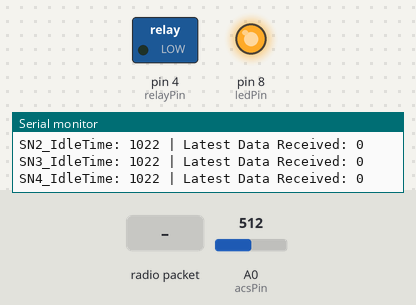
The sketch below on a simulated Arduino Uno, built with avr-gcc and run on an emulated ATmega328P. Parts: switched loads named in the sketch (green lamp = pin HIGH), output pins drawn as LEDs (lit = HIGH), the last lines printed to the serial monitor. Inputs (shaded band) come from the test bench; at power-on: A0 (acsPin) = 512. No radio packets arrive unless stated; pins used as bus, display or sensor lines are not drawn.

Above: at 1.8 s.
1.9 s: radio packet "NO" arrives
At 2.09 s:
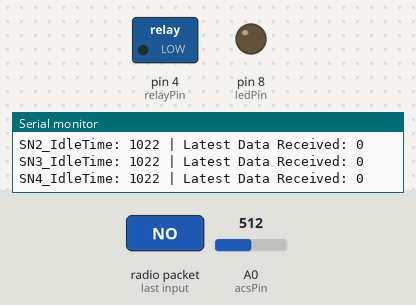
3.6 s: radio packet "1" arrives
At 5.7 s:
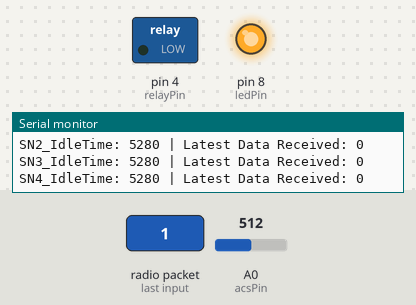
Timing chart, 0 to 7.2 s (numbered marks = the images above; inputs shaded):
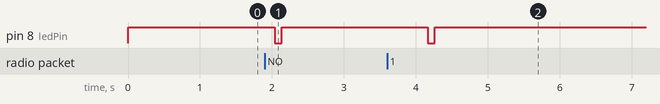

The sketch:

base_actuator_node.ino
```cpp
// LIBRARIES
#include <nRF24L01.h>
#include <RF24.h>
#include <SPI.h>

// NRF24L01
RF24 radio(9, 10); //create object to control and communicate with nRF24L01

// ADDRESSES
const uint64_t rAddress[] = {
                                0xF0F0F0F0A1LL, // camera node
                                0xF0F0F0F0A2LL, // remote node
                                0xF0F0F0F0A3LL, // actuator node 1
                            };
const uint64_t wAddress[] = {
                                0xF0F0F0F0B1LL, // camera node
                                0xF0F0F0F0B2LL, // remote node
                                0xB00B1E50FFLL, // actuator node 1
                                0xF0F0F0F0B4LL, // actuator node 2
                                0xF0F0F0F0B5LL, // actuator node 3
                                0xF0F0F0F0B6LL, // actuator node 4
                            };

// --ACTUATOR NODE--
// PIN CONNECTIONS
const int relayPin = 4; //relay on digital pin 4
const int ledPin = 8; //LED on digital pin 8
const int acsPin = A0; //ACS712 on analog pin 0

// ACS712 CURRENT SENSOR
int mVperAmp = 100; // use 185 for 10A Module, 100 for 20A Module, and 66 for 30A Module
double voltage = 0;
double vRMS = 0;
double ampsRMS = 0;
double acsThresholdValue = 0.16; //used for determining whether the device is on or off.

// INITIALIZE VARIABLES
int relayStatus = 0; //store value of relay here
byte payload = 0;

const long minIdleTime = 60000; // if room idle time reached 2 mins, ask the camera for verification
unsigned long currentMillis; // time counter

// --SENSOR NODE--
int sn1 = 0; //store the latest data received from sensor node 1
unsigned long sn1_previousMillis; //store last time sensor node 1 sent 0;
unsigned long sn1_idleTime; //store the idle time of sensor node 1
int sn2 = 0;
unsigned long sn2_previousMillis;
unsigned long sn2_idleTime;
int sn3 = 0;
unsigned long sn3_previousMillis;
unsigned long sn3_idleTime;
int sn4 = 0;
unsigned long sn4_previousMillis;
unsigned long sn4_idleTime;

void setup(void){
    Serial.begin(115200);

    // setup NRF24L01
    SPI.begin(); //start SPI communication
    radio.begin();
    radio.openReadingPipe(1,rAddress[0]); // from camera node
    radio.openReadingPipe(2,rAddress[1]); // from remote node
    radio.openReadingPipe(3,rAddress[2]); // from actuator node 1
    radio.startListening();

    // setup i/o pins
    pinMode(relayPin, OUTPUT);
    pinMode(ledPin, OUTPUT);
    pinMode(acsPin, INPUT);

    // set LED on
    digitalWrite(ledPin, HIGH);

	// ask the camera if room is occupied
    // for some reason, the camera doesn't respond the first time it received a message
    radio.stopListening();
    radio.enableDynamicPayloads();
    const char text[] = "Occupied?";
    radio.openWritingPipe(wAddress[0]);
    radio.write(text, sizeof(text));
    Serial.print("To Camera: ");
    Serial.println(text);
    radio.disableDynamicPayloads();
    radio.startListening();
}

void loop(void){
    currentMillis = millis(); // get total running time starting from the time the program started
    byte pipeNum = 0; //variable to hold which reading pipe sent data
    byte gotByte = 0; //used to store payload from transmit module

    if (radio.available(&pipeNum)) {
        // check which pipe the data came from
        if (pipeNum == 1){  // if data came from camera node
            blinkLed();
            updateAllIdleTime();

            radio.enableDynamicPayloads(); // used to enable sending this kind of message
            // if camera responds, receive its message
            char receivedMessage[32] = {0};
            radio.read(receivedMessage, sizeof(receivedMessage));
            Serial.print("From Camera: ");
            Serial.println(receivedMessage);
            String stringMessage(receivedMessage);
            radio.disableDynamicPayloads();

            // if the camera did not detect any human presence, the room is empty
            if(stringMessage == "NO"){
                Serial.println("Sending signal to all actuator nodes to turn off");
                //turn off all actuator nodes
                payload = 2;
                sendData(3, payload); // actuator node 1
                sendData(4, payload); // actuator node 2
                sendData(5, payload); // actuator node 3
                sendData(6, payload); // actuator node 4

                // actuator node 5
                // get AC current reading
                voltage = getVVP();
                vRMS = (voltage/2.0) *0.707;  //root 2 is 0.707
                ampsRMS = (vRMS * 1000)/mVperAmp;

                // if there is current flowing, the device is turned on. Thus, trigger the relay.
                if(ampsRMS > acsThresholdValue){
                    relayStatus = digitalRead(relayPin);
                    if(relayStatus == HIGH){
                        digitalWrite(relayPin, LOW);
                    } else {
                        digitalWrite(relayPin, HIGH);
                    }
                }
            }
        } else if (pipeNum == 2){ // if data came from remote node
            blinkLed();
            updateAllIdleTime();

            //read one byte of data and store it in gotByte variable
            radio.read( &gotByte, 1 );

            Serial.print("Remote node sent :");
            Serial.println(gotByte);

            payload = 1;
            if (gotByte == 1){
                Serial.println("Sending signal to actuator node 1 to turn off");
                sendData(3, payload); // actuator node 1
            } else if (gotByte == 2){
                Serial.println("Sending signal to actuator node 2 to turn off");
                sendData(4, payload); // actuator node 2
            } else if (gotByte == 3){
                Serial.println("Sending signal to actuator node 3 to turn off");
                sendData(5, payload); // actuator node 3
            } else if (gotByte == 4){
                Serial.println("Sending signal to actuator node 4 to turn off");
                sendData(6, payload); // actuator node 4
            } else if (gotByte == 5){
                Serial.println("This actuator node will turn off");
                // trigger the relay of this node.
                relayStatus = digitalRead(relayPin);
                if(relayStatus == HIGH){
                    digitalWrite(relayPin, LOW);
                } else {
                    digitalWrite(relayPin, HIGH);
                }
            } else {
                // It should not reach here, in theory
            }
        } else if (pipeNum == 3){ // if data came from actuator node 1
            //read one byte of data and store it in gotByte variable
            radio.read( &gotByte, 1 );

            Serial.print("Received: ");
            Serial.println(gotByte);

            // possible contents of payload - 10, 11, 20, 21, 30, 31, 40, 41
            int sensorNodeId = gotByte / 10;
            int sensorNodeStatus = gotByte % 10;

            // change the status of the specific sensor node
            // Sensor Node 1
            if(sensorNodeId == 1){
                sn1 = sensorNodeStatus;
                if(sensorNodeStatus == 0){
                    sn1_idleTime = updateIdleTime(sn1_previousMillis);
                } else {
                    sn1_previousMillis = currentMillis;
                    sn1_idleTime = updateIdleTime(sn1_previousMillis);
                }
            } else {
                sn1_idleTime = updateIdleTime(sn1_previousMillis);
            }

            // Sensor Node 2
            if(sensorNodeId == 2){
                sn2 = sensorNodeStatus;
                if(sensorNodeStatus == 0){
                    sn2_idleTime = updateIdleTime(sn2_previousMillis);
                } else {
                    sn2_previousMillis = currentMillis;
                    sn2_idleTime = updateIdleTime(sn2_previousMillis);
                }
            } else {
                sn2_idleTime = updateIdleTime(sn2_previousMillis);
            }

            // Sensor Node 3
            if(sensorNodeId == 3){
                sn3 = sensorNodeStatus;
                if(sensorNodeStatus == 0){
                    sn3_idleTime = updateIdleTime(sn3_previousMillis);
                } else {
                    sn3_previousMillis = currentMillis;
                    sn3_idleTime = updateIdleTime(sn3_previousMillis);
                }
            } else {
                sn3_idleTime = updateIdleTime(sn3_previousMillis);
            }

            // Sensor Node 4
            if(sensorNodeId == 4) {
                sn4 = sensorNodeStatus;
                if(sensorNodeStatus == 0){
                    sn4_idleTime = updateIdleTime(sn4_previousMillis);
                } else {
                    sn4_previousMillis = currentMillis;
                    sn4_idleTime = updateIdleTime(sn4_previousMillis);
                }
            } else{ // if received data is from other node
                sn4_idleTime = updateIdleTime(sn4_previousMillis);
            }
        } else {
            // It should not reach here, in theory
        }
    } else { // if no data is received, still update the idle time of the sensor nodes
        updateAllIdleTime();
    }

    Serial.println("=========================================================");
    Serial.print("Timer :");
    Serial.println(currentMillis);
    printStatus("SN1", sn1_idleTime, sn1);
    printStatus("SN2", sn2_idleTime, sn2);
    printStatus("SN3", sn3_idleTime, sn3);
    printStatus("SN4", sn4_idleTime, sn4);

    if(sn1_idleTime > minIdleTime && sn2_idleTime > minIdleTime && sn3_idleTime > minIdleTime && sn4_idleTime > minIdleTime){
        // ask the camera if room is occupied
        radio.stopListening();
        radio.enableDynamicPayloads();
        const char text[] = "Occupied?";
        radio.openWritingPipe(wAddress[0]);
        radio.write(text, sizeof(text));
        Serial.print("To Camera: ");
        Serial.println(text);
        radio.disableDynamicPayloads();
        radio.startListening();

        // reset all sensor node's the idle time
        sn1_previousMillis = currentMillis;
        sn2_previousMillis = currentMillis;
        sn3_previousMillis = currentMillis;
        sn4_previousMillis = currentMillis;
    }

    delay(1000);
}

float getVVP(){
    float result;
    float acsValue;
    int maxValue = 0;
    int minValue = 1024;

    uint32_t start_time = millis();
    while((millis() - start_time) < 1000) // get sample for 1 second
    {
        acsValue = analogRead(acsPin);
        if(acsValue > maxValue){
            maxValue = acsValue;
        }
        if(acsValue < minValue){
            minValue = acsValue;
        }
    }
    result = ((maxValue - minValue) * 5.0) / 1024;

    return result;
}

void printStatus(String sensorNode, unsigned long idleTime, int data)
{
  Serial.print(sensorNode);
  Serial.print("_IdleTime: ");
  Serial.print(idleTime);
  Serial.print(" | Latest Data Received: ");
  Serial.println(data);
}

void blinkLed(){
    //blink led showing data sent status
    digitalWrite(ledPin, LOW);
    delay(100);
    digitalWrite(ledPin, HIGH);
}

unsigned long updateIdleTime(unsigned long prevMillis){
  unsigned long idleTime = 0;
  idleTime = currentMillis - prevMillis; //update the idle time
  return idleTime;
}

void updateAllIdleTime(){
    // Sensor Node 1
    if(sn1 == 0){ //check if latest received data is no motion
        sn1_idleTime = updateIdleTime(sn1_previousMillis);
    }
    else{ //if latest received data is 1
        sn1_previousMillis = currentMillis;
        sn1_idleTime = updateIdleTime(sn1_previousMillis);
    }

    // Sensor Node 2
    if(sn2 == 0){
        sn2_idleTime = updateIdleTime(sn2_previousMillis);
    }
    else{
        sn2_previousMillis = currentMillis;
        sn2_idleTime = updateIdleTime(sn2_previousMillis);
    }

    // Sensor Node 3
    if(sn3 == 0){
        sn3_idleTime = updateIdleTime(sn3_previousMillis);
    }
    else{
        sn3_previousMillis = currentMillis;
        sn3_idleTime = updateIdleTime(sn3_previousMillis);
    }

    // Sensor Node 4
    if(sn4 == 0){
        sn4_idleTime = updateIdleTime(sn4_previousMillis);
    }
    else{
        sn4_previousMillis = currentMillis;
        sn4_idleTime = updateIdleTime(sn4_previousMillis);
    }
}

void sendData(byte pipeNumber, byte payload){
    radio.stopListening();
    radio.openWritingPipe(wAddress[pipeNumber - 1]);
    radio.write(&payload, 1);
    radio.startListening();
}
```

Measured:
- after the input at 1.9 s, pin 8 (ledPin): HIGH → LOW after 0.14 s, → HIGH 0.10 s later
- after the input at 3.6 s, pin 8 (ledPin): HIGH → LOW after 0.56 s, → HIGH 0.10 s later
